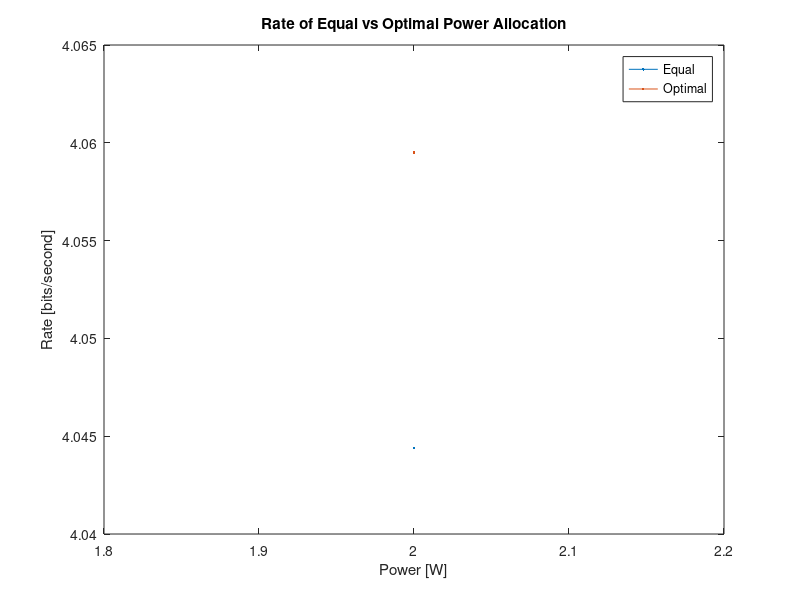

MATLAB code to generate this figure:
clear all

h1 = 1+1j;
h2 = -3j;
N1 = 1;
N2 = 2;

gam1 = abs(h1)^2/N1;
gam2 = abs(h2)^2/N2;
gam1_inv = 1/gam1;
gam2_inv = 1/gam2;

P = 2;
rate_eq = zeros(1,length(P));
rate_opt = zeros(1,length(P));

%equal power%
P1_eq = P/2;
P2_eq = P/2;
rate_eq_1 = log2(1+P1_eq*gam1);
rate_eq_2 = log2(1+P2_eq*gam2);
rate_eq = rate_eq_1+rate_eq_2;

%opt power%
for i = 1:length(P)
    a = (P(i)+(gam1_inv+gam2_inv))/2;
    P1_opt = max(a - gam1_inv, 0);
    P2_opt = max(a - gam2_inv, 0);
    if P1_opt == 0 
       P2_opt = P(i);
    end
    rate_opt_1 = log2(1+P1_opt*gam1);
    rate_opt_2 = log2(1+P2_opt*gam2);
    rate_opt(i) = rate_opt_1 + rate_opt_2;
end

figure;
plot(P, rate_eq);
hold;
plot(P, rate_opt);
title('Rate of Equal vs Optimal Power Allocation');
xlabel('Power [W]');
ylabel('Rate [bits/second]');
legend('Equal', 'Optimal');